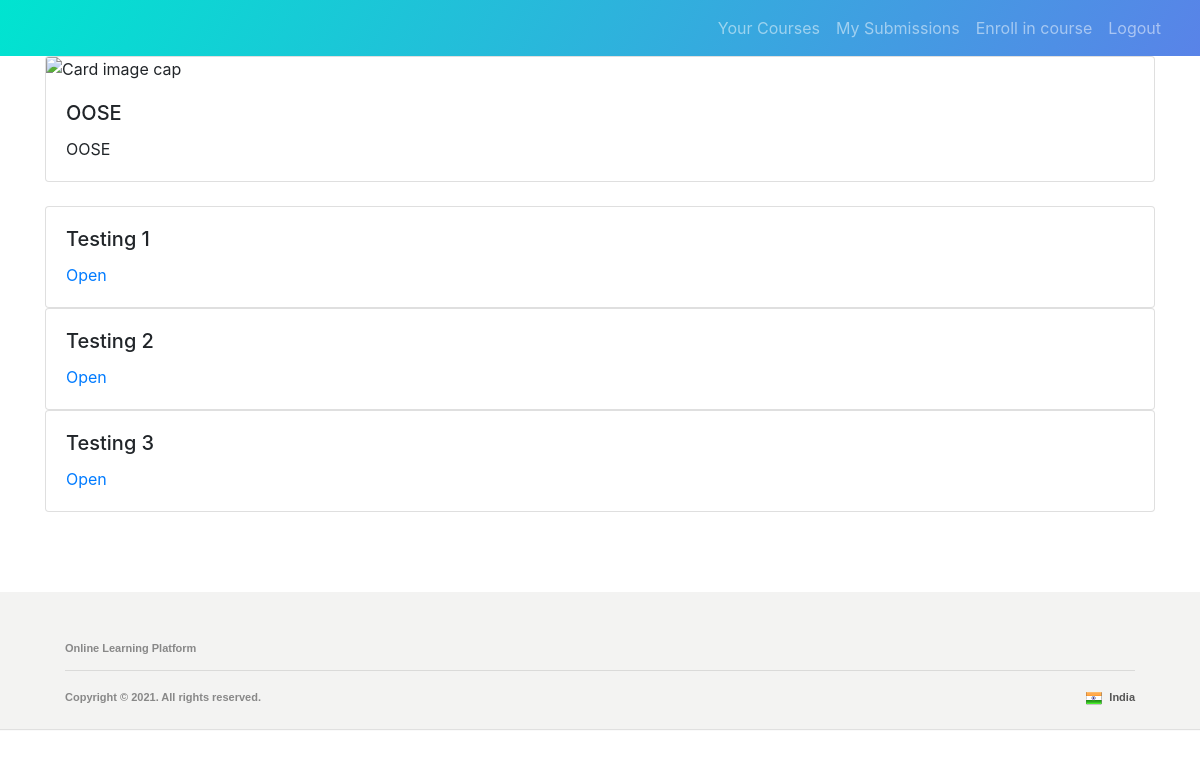
Page /student/course/1/ (signed in) on the earlier database version.
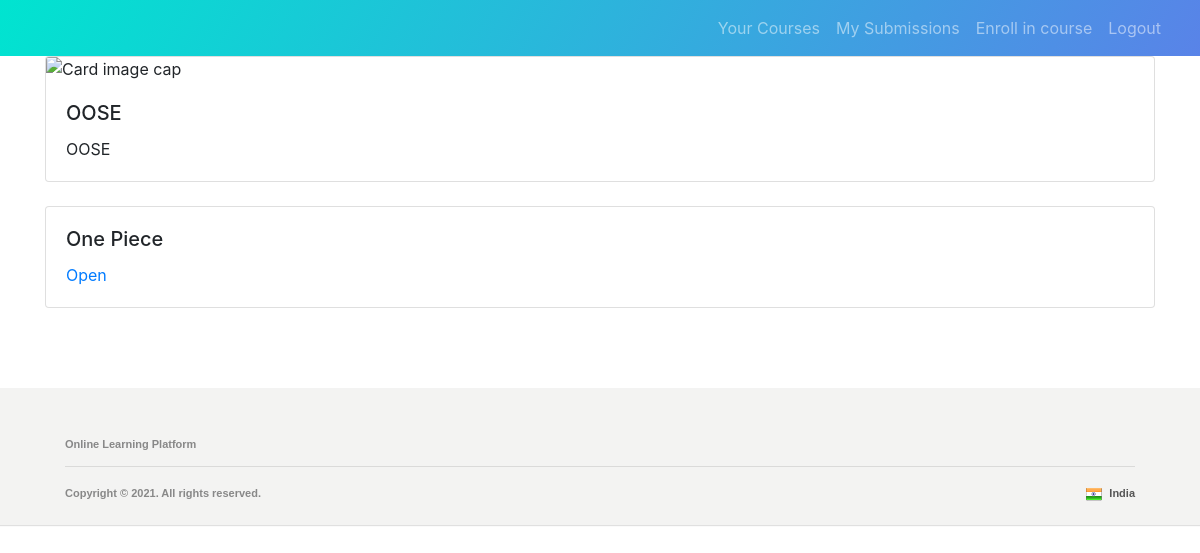
Same page on the later database version.
### accounts/models.py (models this page shows, shortened)
class Lesson(models.Model):
    course = models.ForeignKey(Course, on_delete=models.CASCADE, null=False)
    title = models.CharField(max_length=200, null=False)
    content = models.CharField(max_length=100000, null=False)
    videoPath = models.CharField(max_length=200, null=False, default="")

### student/decorators.py (the view)
        def wrapper_func(request, *args, **kwargs):
            group = None
            if request.user.groups.exists():
                group = request.user.groups.all()[0].name
            if group in allowed_roles:
                return view_func(request, *args, **kwargs)
            else:
                return HttpResponse('You are not authorized to view this page')

### student/views.py (called while the page is built)
def validator(request, courseid):
    course = Course.objects.filter(id=courseid)
    if course is None or course.count() == 0:
        return False, HttpResponseNotFound('<h1>Page not found</h1>')
    course = course[0]
    enrollments = Enrollment.objects.filter(course_id=courseid).values_list('user_id', flat=True)
    if request.user.id not in enrollments:
        return False, HttpResponse('You are not authorized to view this page')
    return True, course

@login_required(login_url='/accounts/login')
@allowed_users(allowed_roles=['student'])
def getCourseDetail(request, courseid):
    valid, response = validator(request, courseid)
    if not valid:
        return response
    course = response
    lessons = course.lesson_set.all()
    assignment = course.assignment_set.all()
    return render(request, 'student/coursedetail.html',
                  context={'course': course, 'lessons': lessons, 'assignment': assignment})

### student/templates/student/coursedetail.html
{% extends 'student/main.html' %}
{% load static %}
{% block content %}
    <div class="container">
        <div class="card" style="width: 100%;">
            <img class="card-img-top"
                 src="https://www.gstatic.com/classroom/themes/img_backtoschool.jpg"
                 alt="Card image cap">
            <div class="card-body">
                <h5 class="card-title">{{ course.title }}</h5>
                <p class="card-text">
                    {{ course.description }}
                </p>
            </div>
        </div>
        <br/>
        {% for i in lessons %}
            <div class="card" style="width: 100%;">
                <div class="card-body">
                    <h5 class="card-title">{{ i.title }}</h5>
                    <a href="/student/course/{{ course.id }}/lesson/{{ i.id }}">Open</a>
                </div>
            </div>
        {% endfor %}
    </div>
{% endblock %}

Differences in the rows shown:
removed Lesson: title "Testing 2"
removed Lesson: title "Testing 3"
changed Lesson: title "Testing 1" → "One Piece"
